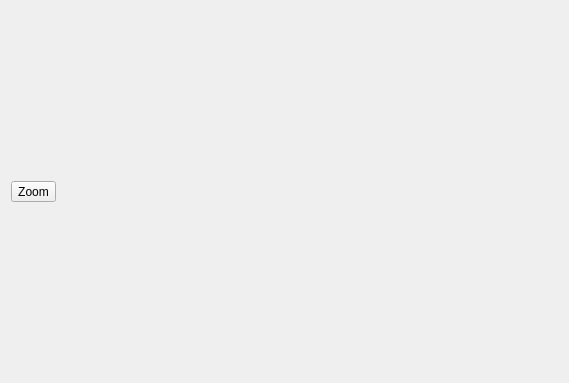
<?xml version="1.0" encoding="UTF-8"?>
<ui version="4.0">
 <class>CTGraphViewer</class>
 <widget class="QWidget" name="CTGraphViewer">
  <property name="geometry">
   <rect>
    <x>0</x>
    <y>0</y>
    <width>569</width>
    <height>383</height>
   </rect>
  </property>
  <property name="windowTitle">
   <string>Form</string>
  </property>
  <layout class="QVBoxLayout" name="verticalLayout">
   <item>
    <widget class="QToolButton" name="qtb_zoom">
     <property name="text">
      <string>Zoom</string>
     </property>
     <property name="checkable">
      <bool>true</bool>
     </property>
    </widget>
   </item>
  </layout>
 </widget>
 <resources/>
 <connections/>
</ui>
